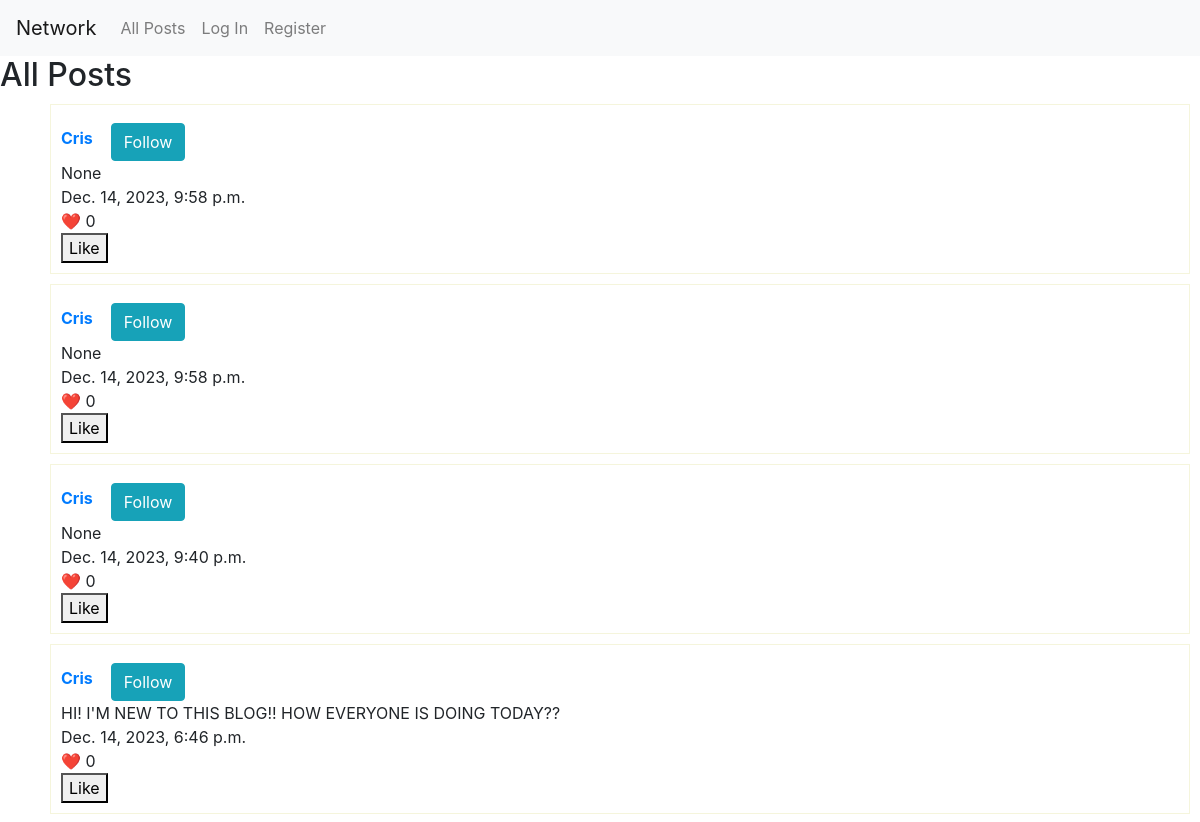
/posts (upper part), run on an earlier commit of the app's database.
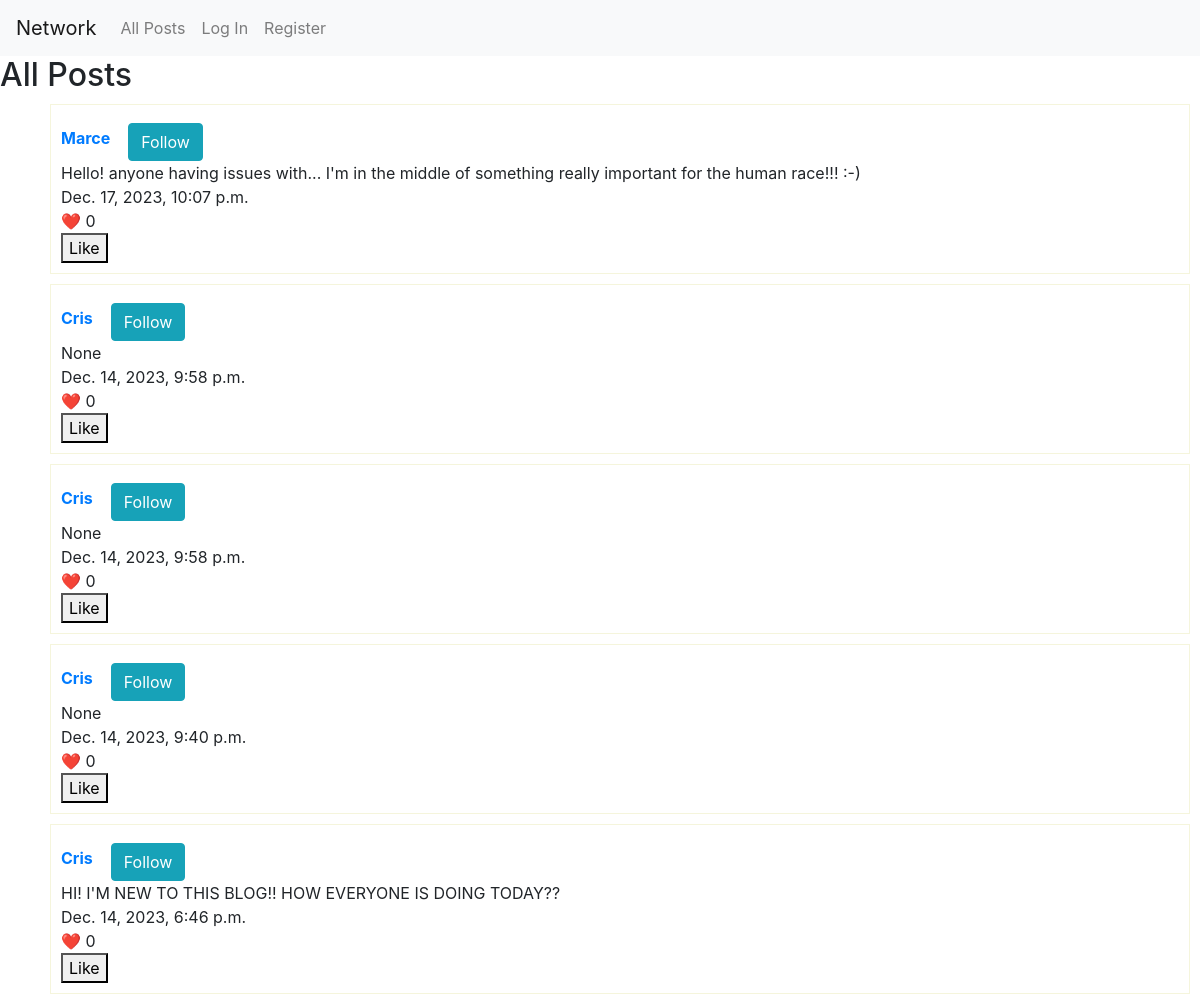
And on a later commit of the database.
### network/models.py (models this page shows, shortened)
class Post(models.Model):
    post = models.CharField(max_length=280, null=True, blank=True)
    created_by = models.ForeignKey(User, on_delete=models.CASCADE)
    created_date = models.DateTimeField(auto_now_add=True)
    likes = models.ManyToManyField(User, blank=True, related_name="liked_user", verbose_name="Likes")

class User(AbstractUser):
    pass
    def __str__(self):
        return f"{self.username}"

### network/views.py (the view)
# urls.py: path("posts", views.all_posts, name="allposts"),
def all_posts(request):
    try:
        posts = Post.objects.order_by("-created_date").all()
        if request.user.is_authenticated:
            user_profile = UserProfile.objects.get_or_create(user=request.user)[0]
            for post in posts:
                post.is_following = user_profile.following_users.filter(username=post.created_by.username).exists()
        return render(request, 'network/allposts.html', {'posts': posts, 'user_profile': user_profile, 'is_following': is_following})
    except Exception as e:
        print(f"Exception in all_posts view: {e}")
        return render(request, 'network/allposts.html', {'posts': posts})

### network/templates/network/allposts.html (shortened to what this page needs)
{% extends "network/layout.html" %}
{% block body %}
<h2>All Posts</h2>
<ul style="list-style-type: none;">
    {% for post in posts %}
    <div style="border: 1px solid beige; margin:10px; padding: 10px">
        <div style="display: flex; align-items: center;">
            <li style="margin-right: 10px;">
                <a href="{% url 'network:profile' username=post.created_by.username %}" style="text-decoration: none;">
                    <strong>{{ post.created_by }}</strong>
                </a>
            </li>
            <li>
                <form method="POST" action="{% url 'network:follow_toggle' %}" id="follow-form-{{ post.id }}" class="follow-form">
                    <button type="submit" class="btn {% if post.is_following %}btn-danger{% else %}btn-info{% endif %} mt-2 ml-2">
                        {% if not post.is_following %}
                            Follow
                        {% else %}
                            Unfollow
                        {% endif %}
                    </button>
                </form>
            </li>
        </div>
        <li>{{ post.post }}</li>
        <li>{{ post.created_date }}</li>
        <li>❤️ {{ post.likes.count }} </li>
        <form method="post" action="{% url 'network:like_post' post_id=post.id %}">
            <button type="submit">
                {% if user in post.likes.all %}
                    Unlike
                {% else %}
                    Like
                {% endif %}
            </button>
        </form>
    </div>
    {% endfor %}
</ul>
{% endblock %}

What changed in the data, as far as the page shows it:
added Post: created_by "Marce", post "Hello! anyone having issues with... I'm in the middle of something really important for the human race!!! :-)", created_date "Dec. 17, 2023, 10:07 p.m.", likes.count "0", shows "Like"
